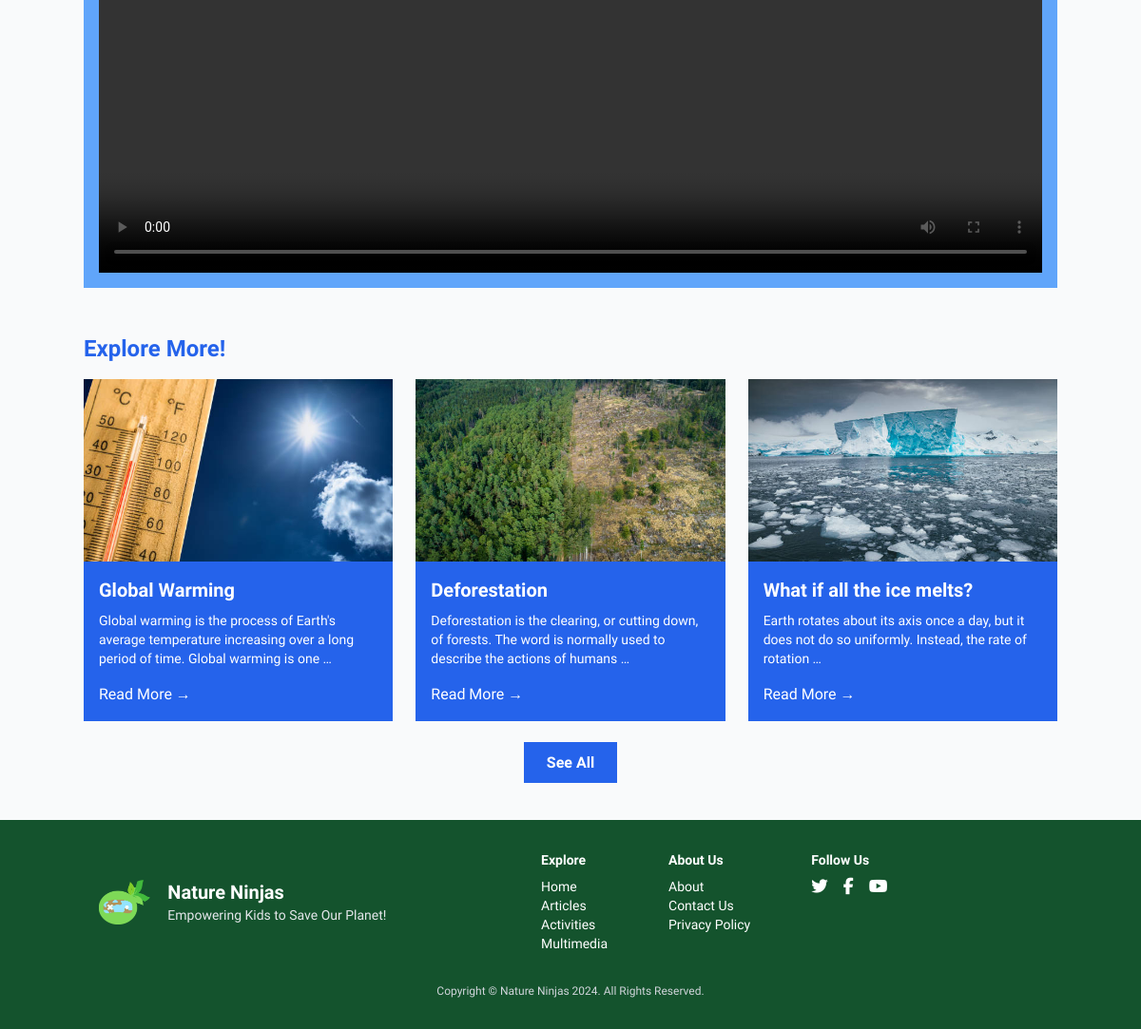
The page /articles/what-can-we-do-to-slow-down-climate-change/ (lower part) on the database as committed earlier.
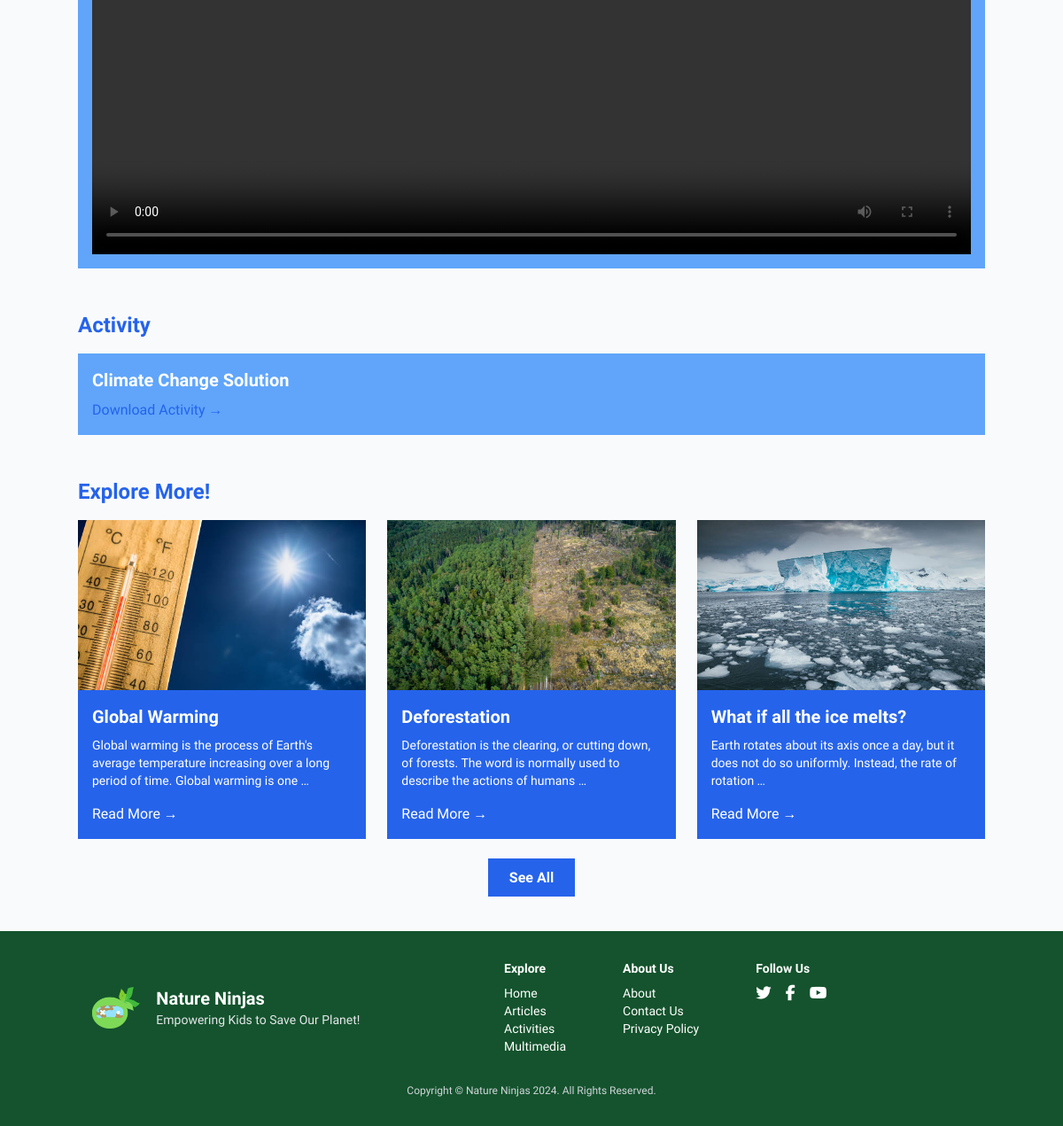
The same page on the database as committed later.
### core/models.py (models this page shows, shortened)
class Article(models.Model):
    title = models.CharField(max_length=200)  # Title of the article
    content = models.TextField()  # Main content of the article
    image = models.ImageField(upload_to="articles/")  # Featured image
    slug = models.SlugField(unique=True, blank=True)  # SEO-friendly URL
    created_at = models.DateTimeField(auto_now_add=True)  # Timestamp for when the article was created
    activity = models.ForeignKey(
        'Activity', on_delete=models.SET_NULL, null=True, blank=True, related_name='articles'
    )
    multimedia = models.ForeignKey(
        'Multimedia', on_delete=models.SET_NULL, null=True, blank=True, related_name='articles'
    )
    category = models.ForeignKey(
        'Category', on_delete=models.SET_NULL, null=True, blank=True, related_name='articles'
    )

class Activity(models.Model):
    title = models.CharField(max_length=255)
    description = models.TextField()
    file = models.FileField(upload_to='activities/', blank=True, null=True)
    external_url = models.URLField(blank=True, null=True)
    preview_image = models.ImageField(upload_to='activity_previews/', blank=True, null=True)
    created_at = models.DateTimeField(auto_now_add=True)  # Timestamp

### core/views.py (the view)
# urls.py: path('articles/<slug:slug>/', views.article_detail, name='article_detail'),
def article_detail(request, slug):
    article = get_object_or_404(Article, slug=slug)
    related_articles = Article.objects.exclude(id=article.id).order_by('-created_at')[:3]
    return render(request, 'articles/detail.html', {
        'article': article,
        'related_articles': related_articles
    })

### core/templates/articles/detail.html (shortened to what this page needs)
{% extends 'base.html' %}
{% block content %}
    <div class="container mx-auto py-12 max-w-screen-lg">
        {% if article.multimedia %}
            <div class="related-multimedia mt-12">
                <div class="bg-blue-400 overflow-hidden hover:scale-105 transition-transform p-4 text-white">
                    <video controls class="w-full">
                        <source src="{{ article.multimedia.file.url }}" type="video/mp4">
                    </video>
                </div>
            </div>
        {% endif %}
        {% if article.activity %}
            <div class="related-activity mt-12">
                <h2 class="text-2xl font-bold text-blue-600 mb-4">Activity</h2>
                <div class="bg-blue-400 overflow-hidden hover:scale-105 transition-transform p-4 text-white">
                    <h3 class="text-xl font-semibold mb-2">{{ article.activity.title }}</h3>
                    {% if article.activity.file %}
                        <a href="{{ article.activity.file.url }}"
                           target="_blank"
                           class="text-blue-600 hover:underline mt-2 block">Download Activity →</a>
                    {% endif %}
                </div>
            </div>
        {% endif %}
        <div class="related-articles mt-12">
            <h2 class="text-2xl font-bold text-blue-600 mb-4">Explore More!</h2>
            <div class="grid grid-cols-1 md:grid-cols-3 gap-6">
                {% for article in related_articles %}
                    <div class="bg-blue-600 overflow-hidden hover:scale-105 transition-transform">
                        <img src="{{ article.image.url }}"
                             alt="{{ article.title }}"
                             class="w-full h-48 object-cover" />
                        <div class="p-4 text-white">
                            <h3 class="text-xl font-semibold mb-2">{{ article.title }}</h3>
                            <p class="text-sm mb-4">{{ article.content|truncatewords:20 }}</p>
                            <a href="{% url 'article_detail' article.slug %}"
                               class="font-medium hover:underline">Read More →</a>
                        </div>
                    </div>
                {% endfor %}
            </div>
        </div>
        <div class="text-center mt-8">
            <a href="{% url 'articles' %}"
               class="px-6 py-3 bg-blue-600 text-white font-bold hover:bg-blue-800">See All</a>
        </div>
    </div>
{% endblock %}

### core/templates/base.html (shortened to what this page needs)
<!DOCTYPE html>
<html lang="en">
  <head>
    {% load static %}
    <link rel="stylesheet" href="{% static 'css/output.css' %}" />
  </head>
  <body class="h-dvh bg-gray-50 text-gray-800">
    <div class="min-h-screen flex flex-col">
      <main class="mt-28 flex-grow">
        {% block content %}{% endblock %}
      </main>
      <footer class="w-full bg-green-900 text-white py-8">
        <div class="container mx-auto px-4">
          <div class="flex flex-col md:flex-row justify-between items-center">
            <div class="flex items-center mb-4 md:mb-0">
              <img src="{% static 'assets/logo.png' %}"
                   alt="Nature Ninjas Logo"
                   class="h-12 mr-4" />
              <div>
                <h2 class="text-xl font-bold">Nature Ninjas</h2>
                <p class="text-sm text-gray-200">Empowering Kids to Save Our Planet!</p>
              </div>
            </div>
            <div class="flex-1 flex flex-wrap justify-center gap-16 text-sm">
              <div>
                <h3 class="font-semibold mb-2">Explore</h3>
                <ul>
                  <li>
                    <a href="{% url 'home' %}" class="hover:text-gray-300">Home</a>
                  </li>
                  <li>
                    <a href="{% url 'articles' %}" class="hover:text-gray-300">Articles</a>
                  </li>
                  <li>
                    <a href="{% url 'activities' %}" class="hover:text-gray-300">Activities</a>
                  </li>
                  <li>
                    <a href="{% url 'multimedia' %}" class="hover:text-gray-300">Multimedia</a>
                  </li>
                </ul>
              </div>
              <div>
                <h3 class="font-semibold mb-2">About Us</h3>
                <ul>
                  <li>
                    <a href="{% url 'about' %}" class="hover:text-gray-300">About</a>
                  </li>
                  <li>
                    <a href="{% url 'about' %}" class="hover:text-gray-300">Contact Us</a>
                  </li>
                  <li>
                    <a href="{% url 'privacy-policy' %}" class="hover:text-gray-300">Privacy Policy</a>
                  </li>
                </ul>
              </div>
              <div>
                <h3 class="font-semibold mb-2">Follow Us</h3>
                <div class="flex gap-4">
                  <a href="#" class="hover:text-blue-400"></a>
                  <a href="#" class="hover:text-blue-600"></a>
                  <a href="#" class="hover:text-red-500"></a>
                </div>
              </div>
            </div>
          </div>
          <div class="mt-8 text-center text-gray-300 text-xs">
            <p>Copyright © Nature Ninjas 2024. All Rights Reserved.</p>
          </div>
        </div>
      </footer>
    </div>
  </body>
</html>

Rows that differ between the two databases and show on the page:
now on this page (row edited): Article: activity "Climate Change Solution"
changed Article: activity_id empty → 6 (drawn)
Other text that changed with them:
text now shown: "Activity Download Activity →"
